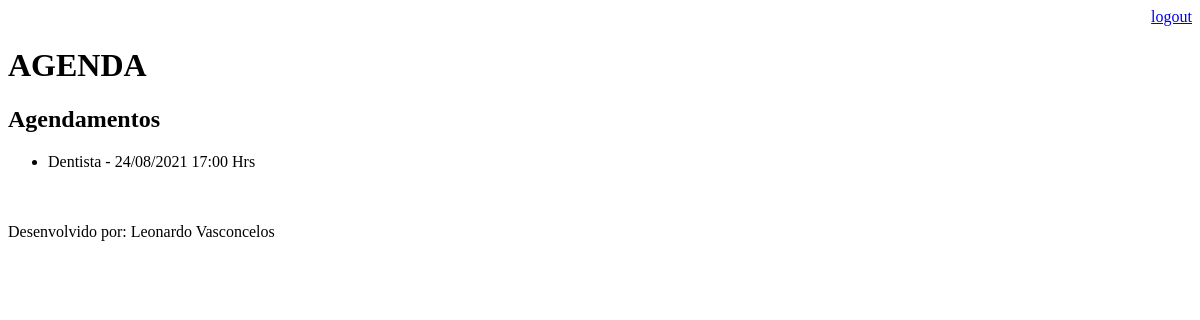
Page /agenda/ (signed in) on the earlier database version.
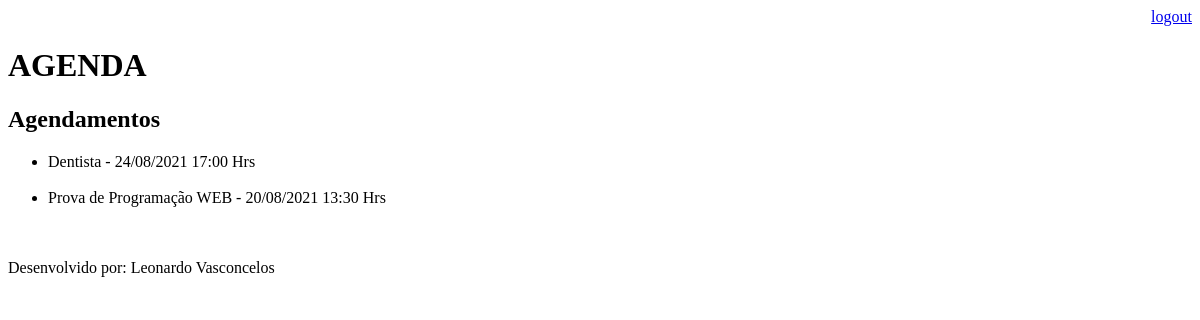
Same page on the later database version.
### core/models.py (models this page shows, shortened)
class Evento(models.Model):
    titulo = models.CharField(max_length=100)
    descricao = models.TextField(blank=True, null=True)
    data_evento = models.DateTimeField(verbose_name='Data do Evento')
    data_criacao = models.DateTimeField(auto_now=True)
    usuario = models.ForeignKey(User, on_delete=models.CASCADE)
    class Meta:
        db_table = 'evento'
    def get_data_criacao(self):
        return self.data_evento.strftime('%d/%m/%Y %H:%M Hrs')

### core/views.py (the view)
# urls.py: path('agenda/', views.lista_eventos),
@login_required(login_url='/login/')
def lista_eventos(request):
    usuario = request.user
    evento = Evento.objects.filter(usuario=usuario)
    response = {'eventos': evento}
    return render(request, 'agenda.html', response)

### templates/agenda.html
{% extends "model-page.html" %}
{% block content %}
    <h2>Agendamentos</h2>
    <ul>
    {% for evento in eventos %}
        <li>{{ evento.titulo }} - {{ evento.get_data_criacao }}</li><br>
    {% endfor %}
    </ul>
{% endblock %}

### templates/model-page.html
{% include "model-header.html" %}
{% block content %} {% endblock %}
{% include "model-footer.html" %}

### templates/model-header.html (shortened to what this page needs)
<!DOCTYPE html>
<html lang="pt-br">
<head>
</head>
<body>
<div align="right">
    <a href="/logout">logout</a>
</div>
<h1>AGENDA</h1>

### templates/model-footer.html
<footer><br>Desenvolvido por:</b> Leonardo Vasconcelos</footer>
</body>
</html>

Differences in the rows shown:
added Evento: titulo "Prova de Programação WEB", get_data_criacao "20/08/2021 13:30 Hrs"
